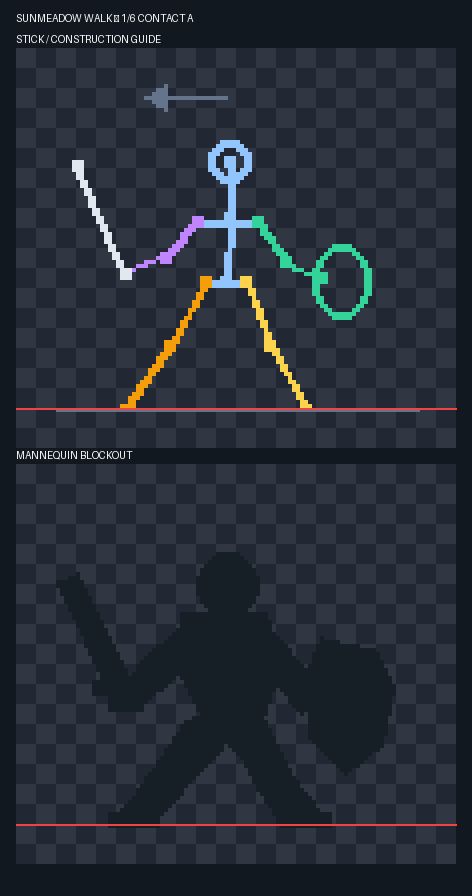
#> input picture artifacts/warrior-pair-proof/sunmeadow-walk-v15-guide-above-blockout-frames/frame-01.png, 472 x 896 px, found by its file name
$ python make-sunmeadow-v08-guide-vs-blockout-board.py
#> lines starting #> are read from the running program, lines starting #| are printed output that depends on the picture
from pathlib import Path
from PIL import Image, ImageDraw

ROOT = Path(__file__).resolve().parents[1]
GUIDES = ROOT / "artifacts/art"  # resolved below from current direct Aseprite export
GUIDE_EXPORT = ROOT / "artifacts/warrior-pair-proof/tmp-v03-current-guide"
BLOCKOUT = ROOT / "assets/art/runtime-candidates/sunmeadow/warrior/sunmeadow-warrior-walk-v08-contact-down-a-mannequin-blockout"
OUT = ROOT / "artifacts/warrior-pair-proof/sunmeadow-walk-v08-stick-guide-vs-mannequin-blockout.png"

scale, w, h = 5, 550, 485
panel = Image.new("RGBA", (w * 2 + 52, h * 2 + 116), "#111820")
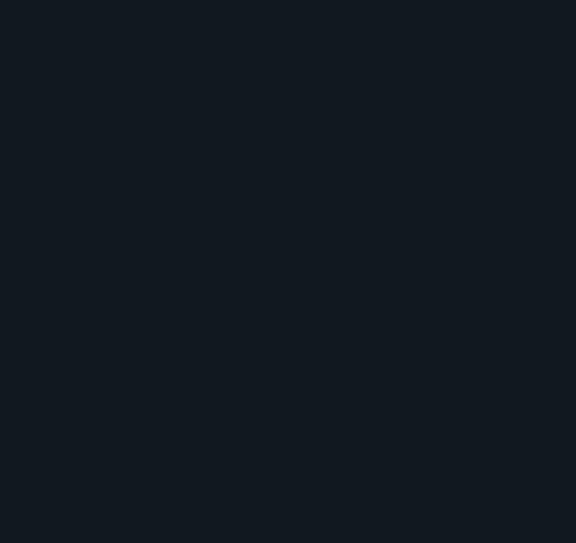
#> panel: PIL image 1152x1086 RGBA (shown at 1/2 size); mean R, G, B, A 17, 24, 32, 255
d = ImageDraw.Draw(panel)
d.text((16, 14), "SUNMEADOW WALK — OWNER GUIDE vs MANNEQUIN BLOCKOUT", fill="#F8FAFC")
d.text((16, 31), "Left: saved v03 construction guide. Right: v08 simplified blockout. Red = shared ground y=90.", fill="#CBD5E1")
entries = (("CONTACT A — GUIDE", GUIDE_EXPORT / "frame-01.png"), ("CONTACT A — BLOCKOUT", BLOCKOUT / "frame-01-contact-a.png"), ("DOWN A — GUIDE", GUIDE_EXPORT / "frame-02.png"), ("DOWN A — BLOCKOUT", BLOCKOUT / "frame-02-down-a.png"))
for i, (label, path) in enumerate(entries):
    image = Image.open(path).convert("RGBA")
    x, y = 16 + (i % 2) * (w + 20), 62 + (i // 2) * (h + 26)
    for yy in range(0, h, 20):
        for xx in range(0, w, 20):
            d.rectangle((x + xx, y + yy, x + xx + 19, y + yy + 19), fill="#303743" if ((xx // 20) + (yy // 20)) % 2 == 0 else "#222833")
    panel.alpha_composite(image.resize((w, h), Image.Resampling.NEAREST), (x, y))
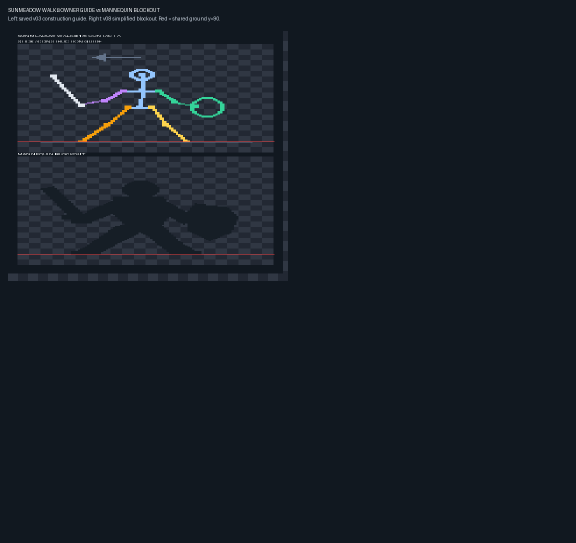
#> panel: PIL image 1152x1086 RGBA (shown at 1/2 size); mean R, G, B, A 22.3, 29.2, 37.6, 255
#> (the run stopped early here; a loop or call above may not have finished)
